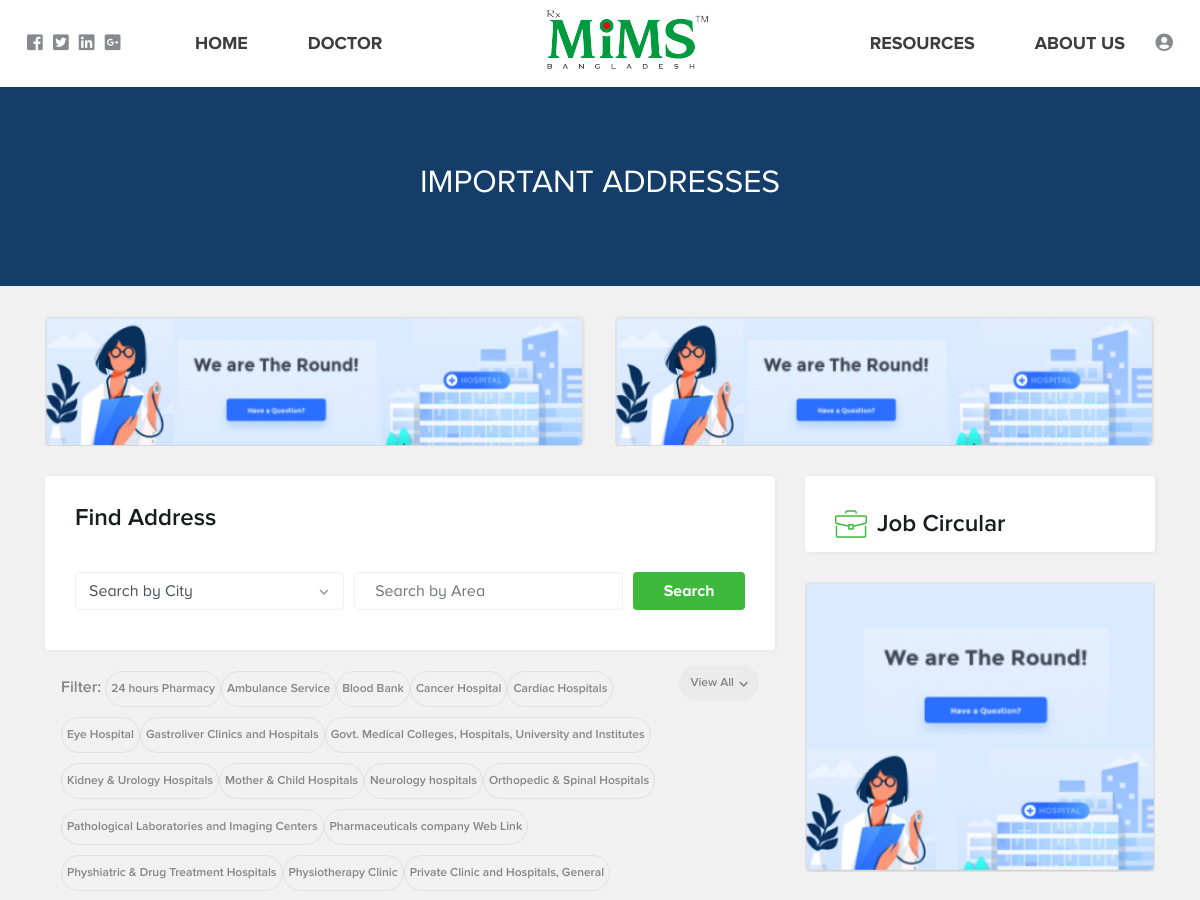
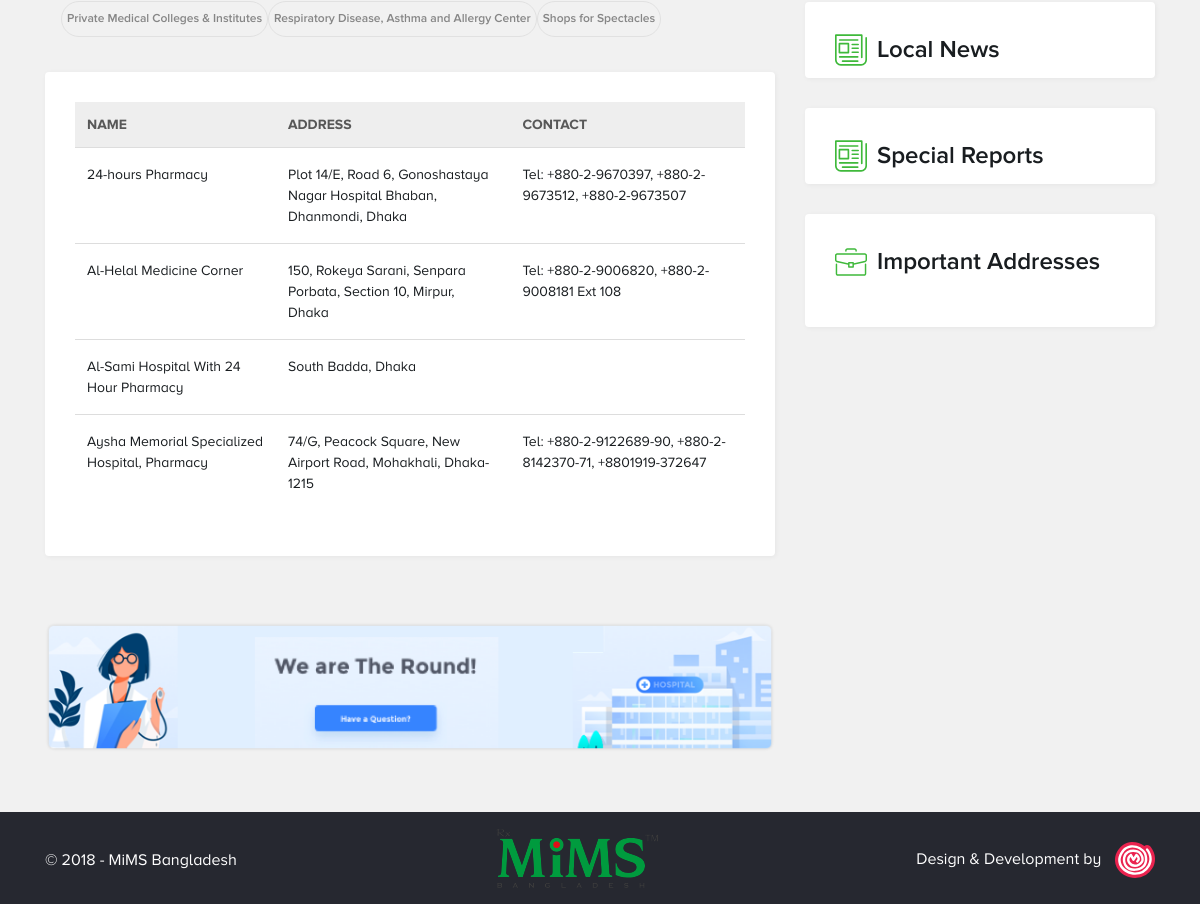
Screenshot of /index.php/address/getAllImportantAddress with the database file from the repository (2 pictures, top to bottom).
### tables this page shows
CREATE TABLE `mims_addresscategory` (
  `ID` int(11) NOT NULL,
  `Name` varchar(100) NOT NULL,
  `CreatedBY` bigint(20) NOT NULL,
  `LastUpdate` timestamp NOT NULL DEFAULT CURRENT_TIMESTAMP,
  `IsActive` tinyint(1) NOT NULL DEFAULT '1'
);

CREATE TABLE `mims_addressinformation` (
  `ID` bigint(20) NOT NULL,
  `AddressCategoryID` int(11) NOT NULL,
  `Name` varchar(200) NOT NULL,
  `Address` varchar(500) NOT NULL,
  `ContactNumber` varchar(200) DEFAULT NULL,
  `CreatedBy` bigint(20) NOT NULL,
  `LastUpdate` timestamp NOT NULL DEFAULT CURRENT_TIMESTAMP,
  `IsActive` tinyint(1) NOT NULL DEFAULT '1'
);

### application/controllers/Address.php (called while the page is built, shortened)
<?php defined('BASEPATH') OR exit('No direct script access allowed');
class Address extends CI_Controller {
    public function __construct() {
        $this->load->model('AddressCategory_model');
        $this->load->model('AddressInformation_model');
        $this->load->model('Location_model');
    }
    public function getAllImportantAddress() {
        $data = array();
        $address_category_id = $this->input->get('AddressCategoryID');
        $data['AddressCategoryID'] = empty($address_category_id) ? '' : $address_category_id;
        list($data['AllAddress'], $data['TotalAddress']) = $this->AddressInformation_model->getAllActiveAddressInformation($address_category_id);
        $data['AllAddressCategory'] = $this->AddressCategory_model->getAllActiveAddressCategory();
        $data['Cities'] = $this->Location_model->getAllActiveCities();
        $this->load->view('front-end/header');
        $this->load->view('js/frontend-common-script');
        $this->load->view('js/frontend-address-script');
        $this->load->view('front-end/important-addresses', $data);
        $this->load->view('front-end/footer');
    }
}

### index.php (called while the page is built, shortened)
<?php
require_once BASEPATH.'core/CodeIgniter.php';

### application/models/AddressCategory_model.php (called while the page is built, shortened)
<?php if ( ! defined('BASEPATH')) exit('No direct script access allowed');
class AddressCategory_model extends GeneralData_model {
    public function getAllActiveAddressCategory() {
        $this->db->select('ID');
        $this->db->select('Name');
        $this->db->from('addresscategory');
        $this->db->where('IsActive', 1);
        $this->db->order_by('Name');
        $all_category = $this->db->get()->result_array();
        return $all_category;
    }
}

### application/models/AddressInformation_model.php (called while the page is built, shortened)
<?php if ( ! defined('BASEPATH')) exit('No direct script access allowed');
class AddressInformation_model extends GeneralData_model {
    public function getAllActiveAddressInformation($addressCategoryID) {
        $this->db->select('a.ID, a.Name, a.AddressCategoryID, a.Address, a.ContactNumber, a.IsActive');
        $this->db->from('addressinformation AS a');
        $this->db->where('a.IsActive', 1);
        if (!empty($addressCategoryID)) {
            $this->db->where('a.AddressCategoryID', $addressCategoryID);
        }$this->db->order_by('a.Name');
        $this->db->limit(config_item('per_page_address_information_number'));
        $all_address_information = $this->db->get()->result_array();
        $this->db->select('a.ID');
        $this->db->from('addressinformation AS a');
        $this->db->where('a.IsActive', 1);
        $this->db->order_by('a.Name');
        $all_information = $this->db->get()->result_array();
        return array($all_address_information, count($all_information));
    }
}

### application/views/front-end/important-addresses.php (the view, shortened to what this page needs)
<div class="banner title-banner d-md-flex d-none">
    <h2>Important Addresses</h2>
</div>
<div class="container">
    <div class="row">
        <div class="col-md-6 col-12">
            <div class="in-page-advert address-advert-top-left">
                <img src="<?php echo base_url();?>application/views/images/add-6.png" alt="">
            </div>
        </div>
        <div class="col-md-6 col-12">
            <div class="in-page-advert address-advert-top-right">
                <img src="<?php echo base_url();?>application/views/images/add-6.png" alt="">
            </div>
        </div>
    </div>
</div>
<div class="container">
    <div class="row">
        <div class="col-md-8 col-12">
            <div class="content-section main">
                <div class="section-header d-flex justify-content-between" style="margin-bottom: 0px; padding: 24px 30px 16px 30px;">
                    <span>Find Address</span> <i class="fas fa-filter d-md-none d-blocK"></i>
                </div>
                <div class="container" style="padding-bottom: 20px">
                    <div class="address-search row">
                        <div class="col-md-5 col-12 address-search-col">
                            <div class="theme-select">
                                <select class="form-control" id="addressCity">
                                    <option value="0">Search by City</option>
                                </select>
                                <div class="theme-down-arrow">
                                </div>
                            </div>
                        </div>
                        <div class="col-md-5 col-12 address-search-col">
                            <input type="search" class="form-control theme-input" id="addressArea" placeholder="Search by Area">
                        </div>
                        <div class="col-md-2 col-12 address-search-col">
                            <button class="btn theme-btn" style="width: 100%;" onclick="addressObject.getLocationWiseAddresses()">Search</button>
                        </div>
                    </div>
                </div>
            </div>
            <div class="address-search-filters">
                      <span id="address-filter-list">
                          <span>Filter: </span>
                          <?php
                          $category_no = 0;
                          foreach ($AllAddressCategory AS $category) {
                              $additional_filter_class = $category_no < 4 ? '' : ' address-additional-filter';
                              if ($category['ID'] == $AddressCategoryID) {
                                  echo '<label class="address-category-'.$category['ID'].' search-tag address-search-tag highlight'.$additional_filter_class.'"><a onclick="addressObject.getCategoryWiseAddresses('.$category['ID'].')">'.$category['Name'].'</a></label>';
                                  $selected_category_name = $category['Name'];
                              } else {
                                  echo '<label class="address-category-'.$category['ID'].' search-tag address-search-tag'.$additional_filter_class.'"><a onclick="addressObject.getCategoryWiseAddresses('.$category['ID'].')">'.$category['Name'].'</a></label>';
                              }
                              $category_no++;
                          }
                          ?>
                      </span>
                <div class="dropdown address-search-filter-dropdown align-self-start">
                    <button class="btn dropdown-toggle" type="button" onclick="addressObject.toggleFilterOption()">
                        <span id="address-filter-text">View All</span>
                        <div class="theme-down-arrow">
                            <i class="fas fa-chevron-down"></i>
                        </div>
                    </button>
                </div>
            </div>
            <div class="content-section main">
                <div class="container address-table table-responsive">
                    <table class="table" id="address-list-table">
                        <thead>
                        <tr>
                            <th scope="col name-col" style="width: 30%">Name</th>
                            <th scope="col address-col" style="width: 35%">Address</th>
                            <th scope="col contact-col" style="width: 35%">Contact</th>
                        </tr>
                        </thead>
                        <tbody>
                        <?php
                        foreach ($AllAddress AS $address) {
                            echo '<tr>
                                    <td>'.$address['Name'].'</td>
                                    <td>'.$address['Address'].'</td>
                                    <td>'.$address['ContactNumber'].'</td>
                                </tr>';
                        }
                        ?>
                        </tbody>
                    </table>
                </div>
            </div>
            <div class="in-page-advert address-advert-bottom">
                <img src="<?php echo base_url();?>application/views/images/add-12.png" alt="">
            </div>
        </div>
        <div class="col-md-4 col-12">
            <div class="container">
                <div class="row">
                    <div class="content-section col-12" style="padding: 0; height: auto; max-height: none;">
                        <div class="section-header own-pad">
                            <span><img src="<?php echo base_url();?>application/views/images/icons/briefcase.svg" alt="*"></span>Job Circular
                        </div>
                    </div>
                </div>
                <div class="row">
                    <div class="in-page-advert side-col address-sidebar-advert">
                        <img src="<?php echo base_url();?>application/views/images/add-4.png" alt="">
                    </div>
                </div>
                <div class="row">
                    <div class="content-section col-12" style="padding: 0; height: auto; max-height: none;">
                        <div class="section-header own-pad">
                            <span><img src="<?php echo base_url();?>application/views/images/icons/newspaper.svg" alt="*"></span>Local News
                        </div>
                    </div>
                </div>
                <div class="row">
                    <div class="content-section col-12" style="padding: 0; height: auto; max-height: none;">
                        <div class="section-header own-pad">
                            <span><img src="<?php echo base_url();?>application/views/images/icons/newspaper.svg" alt="*"></span>Special Reports
                        </div>
                    </div>
                </div>
                <div class="row">
                    <div class="content-section col-12" style="padding: 0; max-height: none;">
                        <div class="section-header own-pad">
                            <span><img src="<?php echo base_url();?>application/views/images/icons/briefcase.svg" alt="*"></span>Important Addresses
                        </div>
                        <ul class="address-list sidebar-assress"></ul>
                    </div>
                </div>
            </div>
        </div>
    </div>
</div>

### rows the page displays
mims_addresscategory: Name "24 hours Pharmacy"
mims_addresscategory: Name "Ambulance Service"
mims_addresscategory: Name "Blood Bank"
mims_addresscategory: Name "Cancer Hospital"
mims_addresscategory: Name "Cardiac Hospitals"
mims_addresscategory: Name "Eye Hospital"
mims_addresscategory: Name "Gastroliver Clinics and Hospitals"
mims_addresscategory: Name "Govt. Medical Colleges, Hospitals, University and Institutes"
mims_addresscategory: Name "Kidney & Urology Hospitals"
mims_addresscategory: Name "Mother & Child Hospitals"
mims_addresscategory: Name "Neurology hospitals"
mims_addresscategory: Name "Orthopedic & Spinal Hospitals"
mims_addresscategory: Name "Pathological Laboratories and Imaging Centers"
mims_addresscategory: Name "Pharmaceuticals company Web Link"
mims_addresscategory: Name "Physhiatric & Drug Treatment Hospitals"
mims_addresscategory: Name "Physiotherapy Clinic"
mims_addresscategory: Name "Private Clinic and Hospitals, General"
mims_addresscategory: Name "Private Medical Colleges & Institutes"
mims_addresscategory: Name "Respiratory Disease, Asthma and Allergy Center"
mims_addresscategory: Name "Shops for Spectacles"
mims_addressinformation: Name "24-hours Pharmacy", Address "Plot 14/E, Road 6, Gonoshastaya Nagar Hospital Bhaban, Dhanmondi, Dhaka", ContactNumber "Tel: +880-2-9670397, +880-2-9673512, +880-2-9673507"
mims_addressinformation: Name "Al-Helal Medicine Corner", Address "150, Rokeya Sarani, Senpara Porbata, Section 10, Mirpur, Dhaka", ContactNumber "Tel: +880-2-9006820, +880-2-9008181 Ext 108"
mims_addressinformation: Name "Al-Sami Hospital With 24 Hour Pharmacy", Address "South Badda, Dhaka"
mims_addressinformation: Name "Aysha Memorial Specialized Hospital, Pharmacy", Address "74/G, Peacock Square, New Airport Road, Mohakhali, Dhaka-1215", ContactNumber "Tel: +880-2-9122689-90, +880-2-8142370-71, +8801919-372647"
